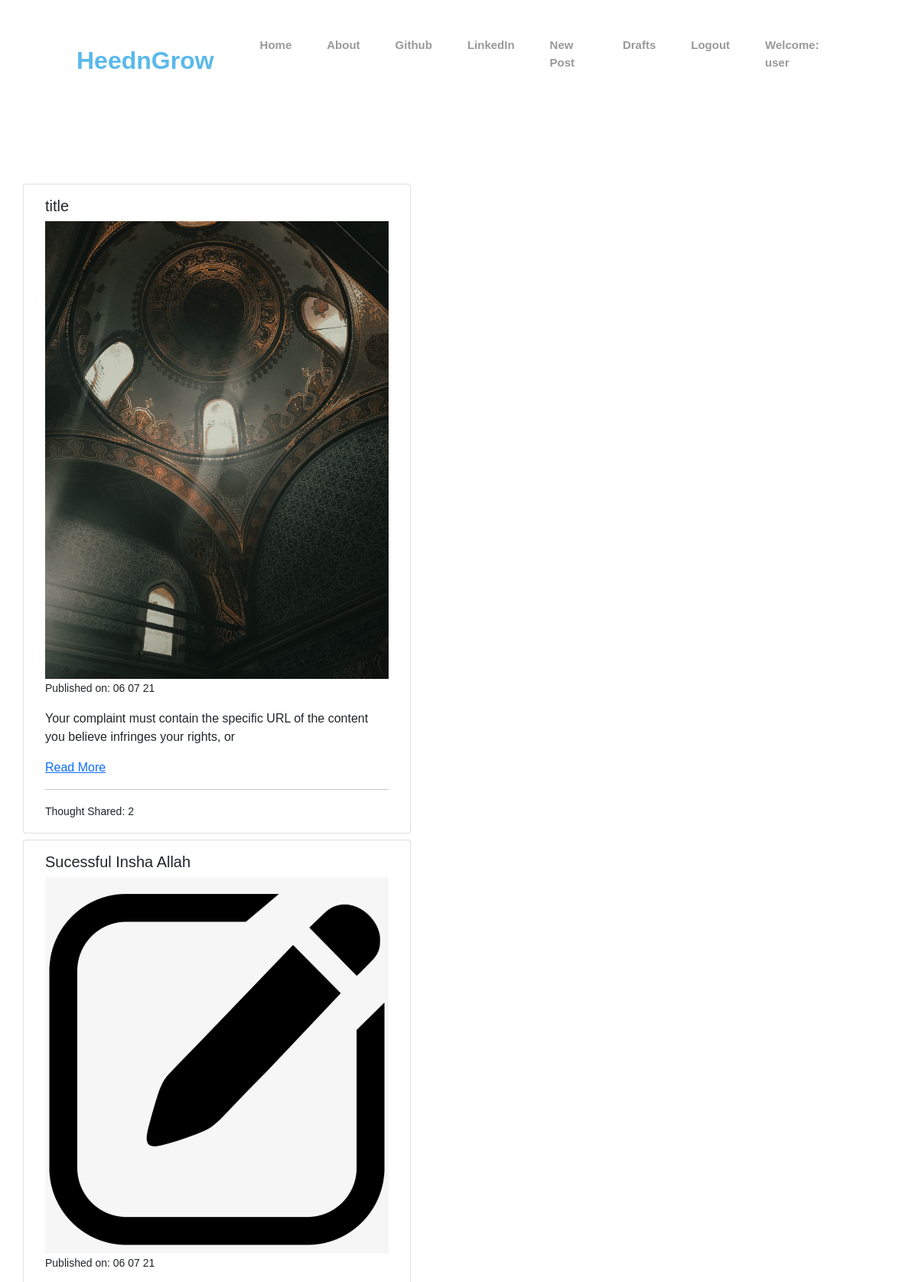
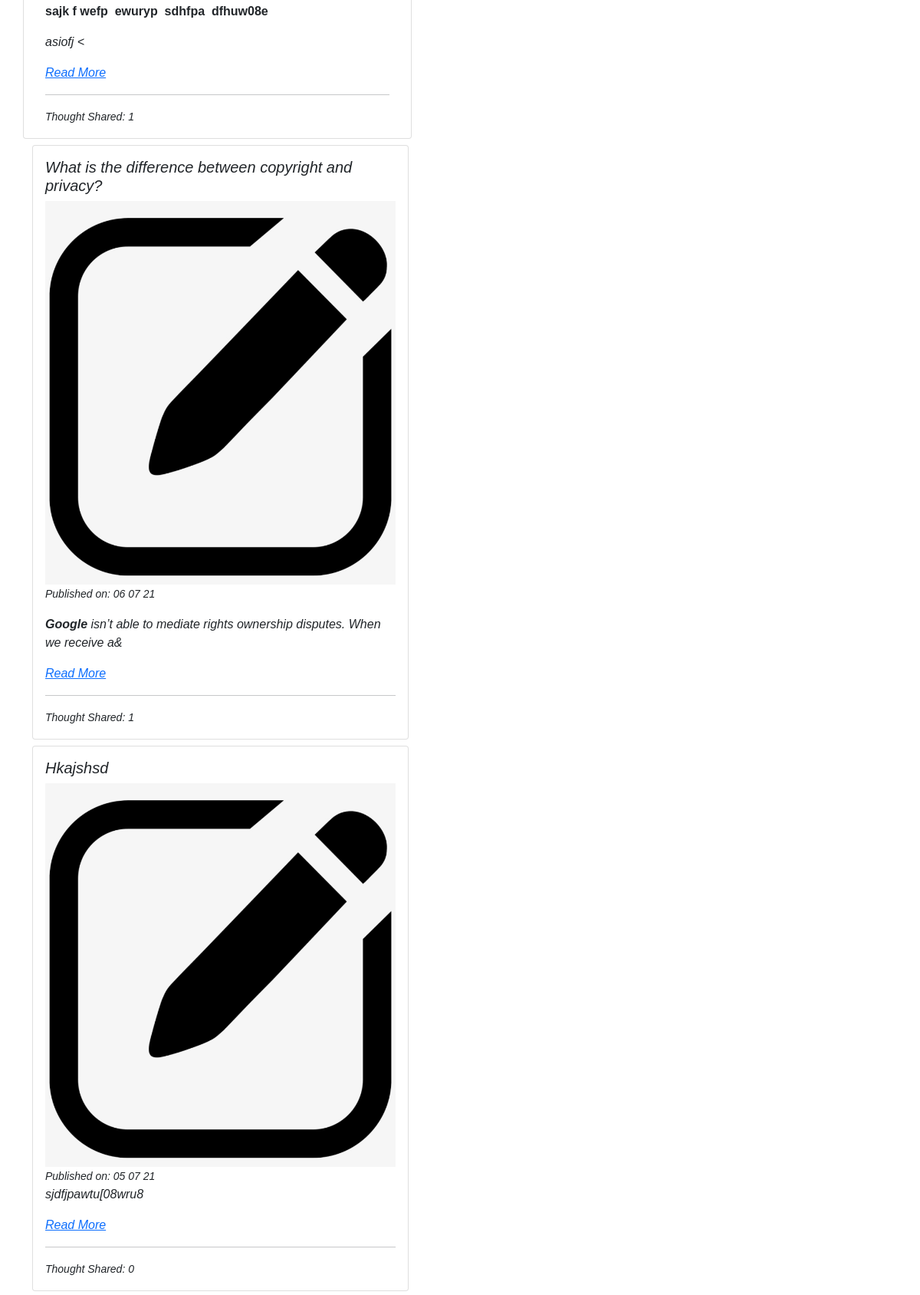
The app's page / (signed in, upper part) with its own data (2 pictures, top to bottom).
### blog/models.py (models this page shows, shortened)
class Post(models.Model):
    author = models.ForeignKey('auth.User',on_delete=models.CASCADE)
    title = models.CharField(max_length=200)
    text = RichTextField(max_length=3000)
    image = models.ImageField(upload_to="static/images",verbose_name="images",default='static/images/default.png')
    created_date = models.DateTimeField(default=timezone.now)
    published_date = models.DateTimeField(blank=True,null=True)
    def approve_comments(self):
        return self.comments.filter(approved_comments=True)

### blog/views.py (the view)
# urls.py: path('',views.PostListView.as_view(),name='post_list'),
class PostListView(ListView):
    model = Post
    def get_queryset(self):
        return Post.objects.filter(published_date__lte=timezone.now()).order_by('-published_date')

### blog/templates/blog/post_list.html (shortened to what this page needs)
{% extends 'blog/base.html' %}
{% block content %}
<div class="centerstage mt-3">
    <div class="row">
      {% for post in post_list %}
        <div class="card mt-2 col-8">
          <div class="card-body">
            <h5 class="card-title">{{ post.title }}</h5>
            <img src="{{ post.image }}" alt="picture portraying {{ post.title }}" class="img-fluid">
            <small>Published on: {{post.published_date|date:"d m y"}}</small>
            <p class="card-text">{{post.text|safe|slice:100}}</p>
            <a class="stretched-link" href="{% url 'post_detail' pk=post.pk%}">Read More</a>
            <hr>
            <small>Thought Shared: {{ post.approve_comments.count }}</small>
          </div>
        </div>
      {% endfor %}
    </div>
  </div>
{% endblock %}

### blog/templates/blog/base.html (shortened to what this page needs)
{% load static%}
<!DOCTYPE html>
<html>
    <head>
        <link rel="stylesheet" href="{% static 'blog/bootstrap.css'%}">
        <link rel="stylesheet" href="{% static 'blog/styles.css'%}">
<body class=''>
  <section>
    <header>
      <a class="logo" href="{% url 'post_list' %}">HeednGrow</a>
      <ul class="navigation">
        <li><a style="--i:1" class="bar" href="{% url 'post_list' %}">Home</a></li>
        <li><a style="--i:2" class="bar" href="{% url 'about'%}">About</a></li>
        <li><a style="--i:3" class="bar" href="https://www.github.com">Github</a></li>
        <li><a style="--i:4" class="bar" href="https://www.linkedin.com">LinkedIn</a></li>
        {% if user.is_authenticated %}
        <li>
          <a style="--i:1" class="bar" href="{% url 'post_new' %}" >New Post</a>
        </li>
        <li>
          <a style="--i:2" class="bar" href="{% url 'post_draft_list' %}">Drafts</a>
        </li>
        <li>
          <a style="--i:3" class="bar" href="{% url 'logout' %}" >Logout</a>
        </li>
        <li>
          <a style="--i:5" class="bar" >Welcome: {{ user.username }}</a>
        </li>
          {% else %}
          <li><a style="--i:5" class="bar" href="{% url 'login' %}" >Login</a></li>
        {% endif %}
      </ul>
    </header>
  </section>
        <div class="container mt-3">
            <div class="row">
                <div class="col-md-8">
                  <div class="blog_posts">
                    {% block content %}
                    {% endblock %}
                  </div>
                </div>
            </div>
        </div>
</body>
</html>

### blog/static/blog/styles.css (style rules this page uses)
* { margin: 0; padding: 0; box-sizing: border-box; font-family: 'poppings',sans-serif; }
section { position: relative; width: 100%; min-height: 10vh; padding: 100px; display: flex; align-items: center; justify-content: center; }
header { position: fixed; top: 0; left: 0; width: 100%; padding: 40px 100px; display: flex; justify-content: space-between; align-items: center; z-index: 5; }
header .logo { position: relative; color: #5AB9EA; display: inline-block; font-size: 32px; text-decoration: none; font-weight: 800; animation: slide_left 0.5s linear forwards; animation-delay: 0,2s; opacity: 0; }
header ul { position: relative; display: flex; }
header ul li { list-style: none; }
header ul li a { display: inline-block; color: #999; font-weight: 600; font-size: 15px; text-decoration: none; margin-left: 10px; padding: 8px 18px; animation: slide_top 0.5s linear forwards; animation-delay: calc(0.2s*var(--i)); opacity: 0; }

### records on screen
Post: title "title", image (picture), published_date "06 07 21", text "Your complaint must contain the specific URL of the content you believe infringes your rights, or", approve_comments.count "2"
Post: title "Sucessful Insha Allah", image (placeholder picture), published_date "06 07 21", text "sajk f wefp ewuryp sdhfpa dfhuw08e asiofj <", approve_comments.count "1"
Post: title "What is the difference between copyright and privacy?", image (placeholder picture), published_date "06 07 21", text "Google isn’t able to mediate rights ownership disputes. When we receive a&", approve_comments.count "1"
Post: title "Hkajshsd", image (placeholder picture), published_date "05 07 21", text "sjdfjpawtu[08wru8", approve_comments.count "0"

### other values on screen
{{ user.username }} "user"
